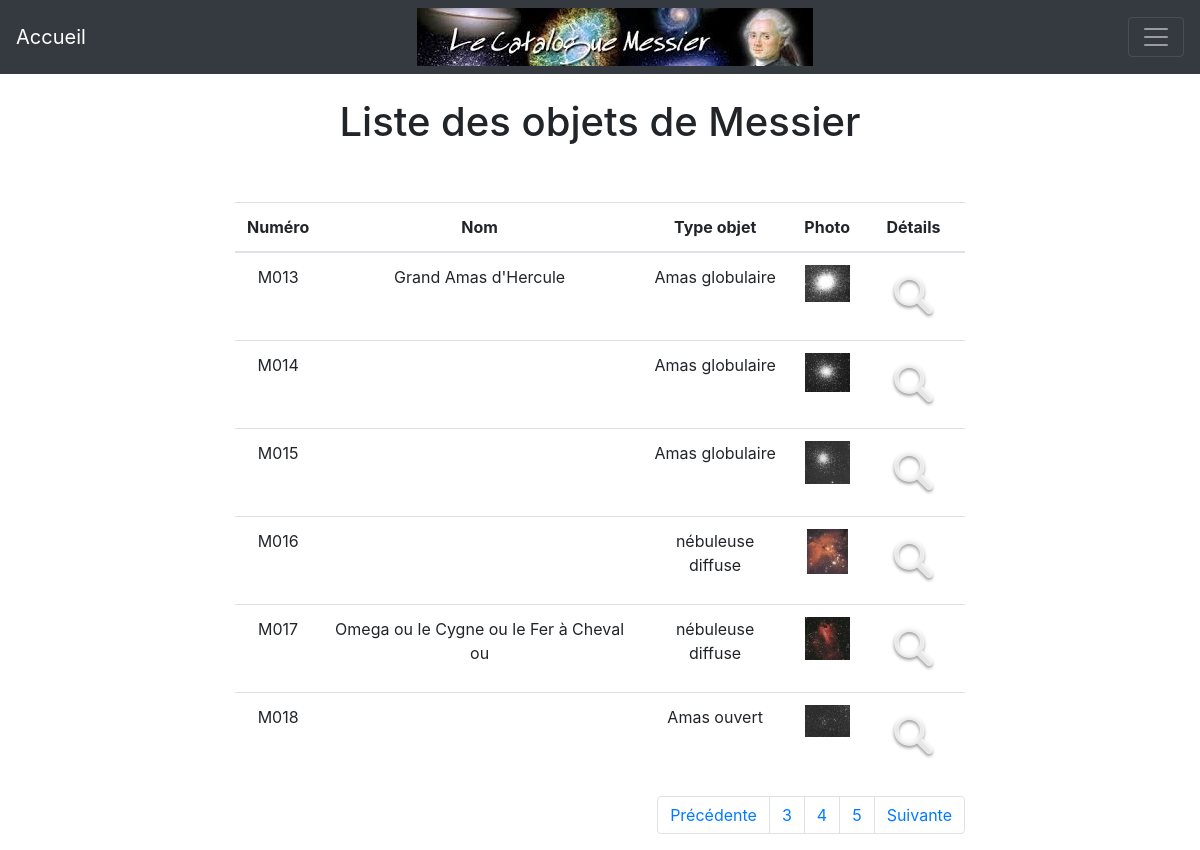
The page /?action=liste&page=3 on the database its author committed.
### tables this page shows
CREATE TABLE IF NOT EXISTS `objet` (
  `numero` char(4) NOT NULL,
  `nomCommun` varchar(40) DEFAULT NULL,
  `constellation` varchar(40) DEFAULT NULL,
  `codeType` char(2) DEFAULT NULL,
  `periodeVisibilite` varchar(10) DEFAULT NULL,
  `magnitude` double(15,2) DEFAULT NULL,
  `diametreApparent` varchar(20) DEFAULT NULL,
  PRIMARY KEY (`numero`),
  KEY `codeType` (`codeType`)
);

CREATE TABLE IF NOT EXISTS `typeobjet` (
  `code` char(2) NOT NULL,
  `libelle` varchar(30) DEFAULT NULL,
  PRIMARY KEY (`code`),
  KEY `code` (`code`)
);

### controleur/CtrlListeObjets.php (called while the page is built, shortened)
<?php
include_once "$racine/modele/ModeleObjetDAO.php";
$listeObjets = ModeleObjetDAO::readAll();
$page = filter_input(INPUT_GET, 'page', FILTER_SANITIZE_NUMBER_INT);
$debut = ($page - 1) * 6;
$fin = $debut + 6;
$p1 = $page;
$p2 = $page + 1;
$p3 = $page + 2;
$precedente = true;
$suivante = true;
include "$racine/vue/VueEntete.php";
include "$racine/vue/VueListeObjets.php";
include "$racine/vue/VuePied.php";

### index.php (called while the page is built, shortened)
<?php
    $racine = dirname(__FILE__);
    $action = filter_input(INPUT_GET, 'action', FILTER_SANITIZE_STRING);
    $controleur = Routeur::getControleur($action);
    include "$racine/controleur/$controleur";

### modele/Connexion.php (called while the page is built, shortened)
<?php
   class Connexion{
        private static $connexion;
        public static function getInstance(){
            if(!self::$connexion){
                try {
                    $serveur = 'mysql:host=localhost:3306;';
                    $bdd = 'dbname=bd_messier';
                    $user = 'root' ;
                    $mdp = 'root' ;
                    self::$connexion = new PDO($serveur.$bdd, $user, $mdp);
                    self::$connexion->query("SET CHARACTER SET utf8");
                } catch (PDOException $e) {
                        echo " Error connexion: " . $serveur . " " . $bdd . " " . $user . " " . $mdp . " " . $e->getMessage() ;
                        throw new Exception("Erreur à  la connexion \n" . $e->getMessage());
                }
            }
            return self::$connexion;
        }
     }
?>

### modele/ModeleObjetDAO.php (called while the page is built, shortened)
<?php
    include_once "$racine/classes/Objet.php";
    require_once("Connexion.php");
    require_once("ModeleTypeObjetDAO.php");
    class ModeleObjetDAO{
        private static $lesObjets;
        public static function readAll() {
            self::$lesObjets = self::chargerObjets();
            return self::$lesObjets;
        }
        private static function chargerObjets()
        {
            $resultat = new ArrayObject();
            $req = "SELECT * FROM objet ORDER BY 1";
            try {
                $curseur = Connexion::getInstance()->query($req);
                while ($ligne = $curseur->fetch(PDO::FETCH_ASSOC)) {
                    $unTypeObjet = ModeleTypeObjetDAO::findById($ligne['codeType']);
                    $nomCommun = $ligne['nomCommun'];
                    if($ligne['nomCommun'] == null){
                        $nomCommun = "";
                    }
                    $unObjet = new Objet($ligne['numero'], $nomCommun, $ligne['constellation'],$ligne['periodeVisibilite'],
                        $ligne['diametreApparent'], $ligne['magnitude'], $unTypeObjet);
                    $resultat[] = $unObjet;
                }
                return $resultat;
            }
            catch(PDOException $e) {
                print "Erreur !: " . $e->getMessage();
                die();
            }
        }
    }

### modele/ModeleTypeObjetDAO.php (called while the page is built)
<?php
    include_once "$racine/classes/TypeObjet.php";
    require_once("Connexion.php");
class ModeleTypeObjetDAO {
    public static function findById($code){
        try {
            $req = Connexion::getInstance()->prepare("SELECT * FROM typeobjet WHERE code = :code");
            $req->bindValue(':code', $code, PDO::PARAM_STR);
            $req->execute();
            while ($ligne = $req->fetch(PDO::FETCH_ASSOC)) {
                $unTypeObjet = new TypeObjet($ligne['code'], $ligne['libelle']);
            }
            return $unTypeObjet;
        }
        catch(PDOException $e) {
            print "Erreur !: " . $e->getMessage();
            die();
        }
    }
}

### classes/Objet.php (called while the page is built, shortened)
<?php
class Objet {
    private string $numero;
    private string $nomCommun;
    private TypeObjet $typeObjet;
    public function __construct(string $num, string $nom, string $const, string $per, string $diam, string $magn,TypeObjet $type){
        $this->numero = $num;
        $this->nomCommun = $nom;
        $this->typeObjet = $type;
    }
    public function getNumero(){
        return $this->numero;
    }
    public function getNomCommun(){
        return $this->nomCommun;
    }
    public function getTypeObjet(){
        return $this->typeObjet;
    }
}

### classes/TypeObjet.php (called while the page is built, shortened)
<?php
class TypeObjet {
    private string $libelle;
    function __construct(string $code, string $libelle){
        $this->libelle = $libelle;
    }
    public function getLibelle(){
        return $this->libelle;
    }
}

### vue/VueListeObjets.php (the view)
<div class="container">
    <br/>
    <h1 class = "text-center">Liste des objets de Messier</h1>
    <br/><br/>
    <div class="row">
        <div class="col-md-8 mx-auto text-center">
            <table class="table">
                 <thead>
                    <tr>
                        <th scope="col">Numéro</th>
                        <th scope="col">Nom</th>
                        <th scope="col">Type objet</th>
                        <th scope="col">Photo</th>
                        <th scope="col">Détails</th>
                    </tr>
                </thead>
                <tbody>
                <?php
                    for ($i = $debut; $i < $fin; $i++)
                    {
                ?>
                        <tr>
                            <td scope='row'><?= $listeObjets[$i]->getNumero() ?></td>
                            <td><?= $listeObjets[$i]->getNomCommun() ?></td>
                            <td><?= $listeObjets[$i]->getTypeObjet()->getLibelle() ?></td>
                            <td><img src='photos/<?= $listeObjets[$i]->getNumero() ?>p.jpg' alt='photo'></td>
                            <td><a class='nav-link' href='./?action=detail&numero=<?= $listeObjets[$i]->getNumero() ?>'><img src='images/rechercher.png' alt='Afficher le détail'></a></td>
                        </tr>
                <?php
                    }
                ?>
                </tbody>
            </table>
            <nav aria-label="Page navigation example">
                <ul class="pagination justify-content-end">
                    <?php
                        if($precedente){
                            echo  "<li class='page-item'>";
                        }
                        else{
                            echo  "<li class='page-item disabled'>";
                        }
                    ?>
                    <a class="page-link" href="./?action=liste&page=<?= $p1 - 1 ?>">Précédente</a></li>
                  <li class="page-item"><a class="page-link" href="./?action=liste&page=<?= $p1 ?>"><?= $p1 ?></a></li>
                <?php
                    if($p2 <= 19)
                    {
                ?>
                        <li class="page-item"><a class="page-link" href="./?action=liste&page=<?= $p2 ?>"><?= $p2 ?></a></li>
                <?php
                    }
                    if($p3 <= 19)
                    {
                ?>
                        <li class="page-item"><a class="page-link" href="./?action=liste&page=<?= $p3 ?>"><?= $p3 ?></a></li>
                <?php
                    }
                    if($suivante){
                        echo  "<li class='page-item'>";
                    }
                    else{
                        echo  "<li class='page-item disabled'>";
                    }
                ?>
                    <a class="page-link" href="./?action=liste&page=<?= $p3 + 1 ?>">Suivante</a></li>
                </ul>
            </nav>
        </div>
    </div>
</div>

### rows shown on the page
objet: numero "M013", nomCommun "Grand Amas d'Hercule", codeType.libelle "Amas globulaire", numero (picture)
objet: numero "M014", codeType.libelle "Amas globulaire", numero (picture)
objet: numero "M015", codeType.libelle "Amas globulaire", numero (picture)
objet: numero "M016", codeType.libelle "nébuleuse diffuse", numero (picture)
objet: numero "M017", nomCommun "Omega ou le Cygne ou le Fer à Cheval ou", codeType.libelle "nébuleuse diffuse", numero (picture)
objet: numero "M018", codeType.libelle "Amas ouvert", numero (picture)

### other values the page prints
$p1 "3"
$p2 "4"
$p3 "5"
